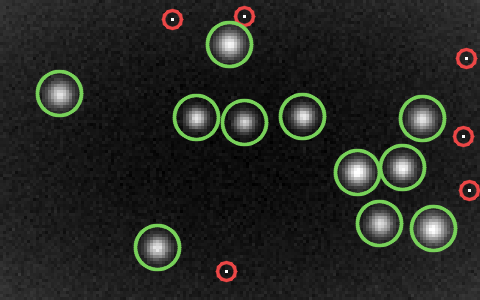
#> input picture private/solucoes/d1_resolvido.png, 480 x 300 px
$ python dia03_manual.py ../private/solucoes/d1_resolvido.png ../private/solucoes/d3_resolvido.png
#> lines starting #> are read from the running program, lines starting #| are printed output that depends on the picture; after the words box and inside, x2 and y2 are one past the last pixel; in counts of white or black regions, pixels touching at a corner belong together
# Dia 3 na mão: Pillow + NumPy, rotulagem com busca em largura
# e deslocamento achado por votação.
# uso: python dia03_manual.py dia03_a.png dia03_b.png
import sys
from collections import Counter, deque

import numpy as np
from PIL import Image

VIZINHOS = [(-1, -1), (-1, 0), (-1, 1), (0, -1), (0, 1), (1, -1), (1, 0), (1, 1)]


def centros(caminho):
    """Centroide (x, y) de cada objeto com 6 pixels ou mais."""
#> called with caminho = '../private/solucoes/d1_resolvido.png'
    img = np.array(Image.open(caminho).convert("L"))
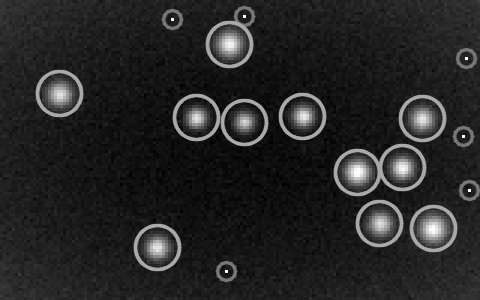
#> img: shape (300, 480); min 0, max 255, mean 37.6
    h, w = img.shape
#> h = 300; w = 480
    mascara = img >= 100
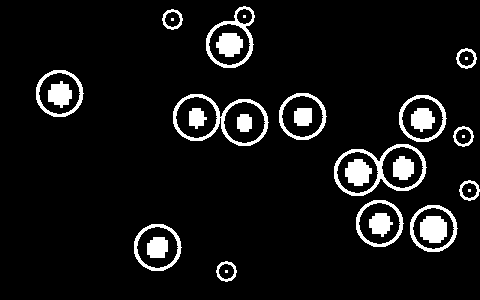
#> mascara: shape (300, 480) bool; 7.6% white; 31 white regions (6 under 20 px), largest, box (x1, y1, x2, y2) and area: (173, 94, 269, 146) 997, (334, 144, 427, 196) 980, (206, 6, 255, 68) 646
    visitado = np.zeros_like(mascara)
    saida = []
    for y0, x0 in zip(*np.nonzero(mascara)):
        if visitado[y0, x0]:
            continue
        visitado[y0, x0] = True
        fila = deque([(y0, x0)])
        soma_x = soma_y = n = 0
        while fila:
            y, x = fila.popleft()
            soma_x += x
            soma_y += y
            n += 1
            for dy, dx in VIZINHOS:
                ny, nx = y + dy, x + dx
                if 0 <= ny < h and 0 <= nx < w and mascara[ny, nx] and not visitado[ny, nx]:
                    visitado[ny, nx] = True
                    fila.append((ny, nx))
        if n >= 6:
            saida.append((soma_x / n, soma_y / n))
#> this loop made 10981 passes
#> (y0, x0) on passes 2 to 4: (6, 244), (6, 245), (7, 239)
#> after the loop, saida = 31 pairs, first value 59.05 to 469, second value 16 to 271
    return np.array(saida), (h, w)


ca, (h, w) = centros(sys.argv[1])
#> ca has the same summary as saida in centros; h = 300; w = 480
cb, _ = centros(sys.argv[2])
#> call 2 of centros, with caminho = '../private/solucoes/d3_resolvido.png'
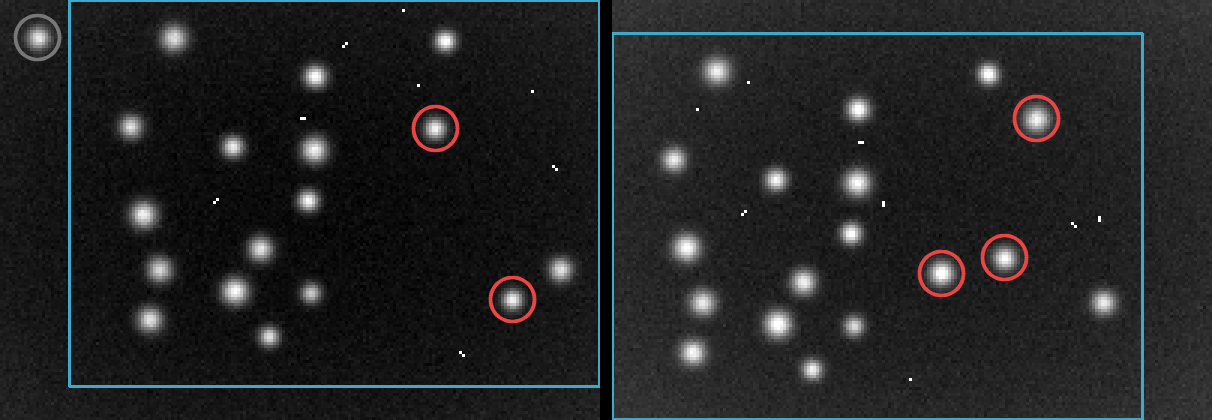
#> input picture private/solucoes/d3_resolvido.png, 1212 x 420 px
#> in centros (call 2), `img = np.array(Image.open(caminho).convert("L"))`:
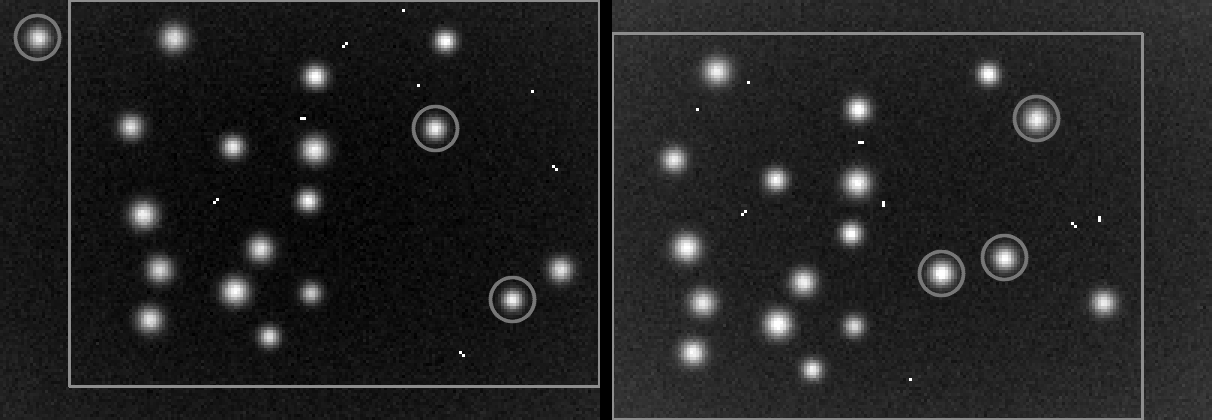
#> img: shape (420, 1212); min 0, max 255, mean 35.3
#> in centros (call 2), `mascara = img >= 100`:
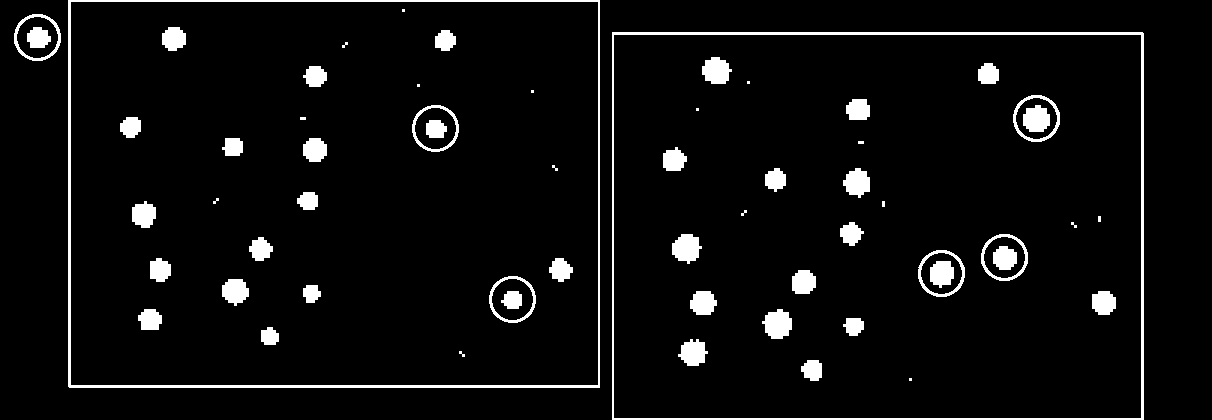
#> mascara: shape (420, 1212) bool; 5.4% white; 60 white regions (16 under 20 px), largest, box (x1, y1, x2, y2) and area: (68, 0, 600, 388) 4574, (612, 32, 1144, 420) 4574, (762, 309, 792, 339) 657
#> the loop in centros (call 2), `for y0, x0 in zip(*np.nonzero(mascara)):` made 27509 passes
#> after the loop in centros (call 2), `for y0, x0 in zip(*np.nonzero(mascara)):`: saida = 60 pairs, first value 37 to 1103.3, second value 10 to 379
#> cb has the same summary as saida in centros

# 1. cada par (a, b) vota no deslocamento b - a. O verdadeiro ganha um voto
#    por estrela em comum; os pares por acaso se espalham.
votos = Counter()
for a in ca:
    d = np.rint(cb - a).astype(int)
    d = d[(np.abs(d) <= 200).all(axis=1)]
    votos.update(map(tuple, d))
#> this loop made 31 passes
#> a on passes 1 to 12: [232.5, 37.56], [172, 19.02], [244, 16], [172, 19], [229.2, 44.04], [466, 57.99], [466, 58], [59.05, 92.97], [59.5, 93.94], [302.2, 116], [220.1, 119.5], [422.1, 118]
#> after the loop, votos = 438 items
(sx, sy), n_votos = votos.most_common(1)[0]
#> sx = -122; sy = -13; n_votos = 3
print(f"deslocamento: ({sx}, {sy}) com {n_votos} votos (segundo lugar: {votos.most_common(2)[1][1]})")
#| deslocamento: (-122, -13) com 3 votos (segundo lugar: 3)

# 2. leva B para o referencial de A e fica só com a região vista pelas duas
cb = cb - (sx, sy)
#> cb = 60 pairs, first value 159 to 1225.3, second value 23 to 392
x0, x1 = max(0, -sx), min(w, w - sx)
#> x0 = 122; x1 = 480
y0, y1 = max(0, -sy), min(h, h - sy)
#> y0 = 13; y1 = 300


def dentro(p):
    return p[(p[:, 0] >= x0) & (p[:, 0] < x1) & (p[:, 1] >= y0) & (p[:, 1] < y1)]


ca, cb = dentro(ca), dentro(cb)
#> ca = 29 pairs, first value 157.1 to 469, second value 16 to 271; cb = 15 rows, first 8: [433.5, 228.5], [159, 49.97], [160, 50.49], [295.4, 51.29], [466.5, 57.5], [437, 89], [252.4, 139.6], [424.5, 131]

# 3. para cada objeto, procura o mais próximo na outra placa
so_a = [a for a in ca if np.hypot(*(cb - a).T).min() > 3]
#> so_a = 25 pairs, first value 157.1 to 469, second value 16 to 271
so_b = [b for b in cb if np.hypot(*(ca - b).T).min() > 3]
#> so_b = [[159, 49.97], [160, 50.49], [295.4, 51.29], [437, 89], [252.4, 139.6], [424.5, 131], [354.8, 159.5], [436.5, 162.5], [429.9, 213.5], [337.5, 213.5], [265.4, 227.3], [382.2, 261.9], [281.5, 282.7]]
print(f"só em A: {len(so_a)}, só em B: {len(so_b)}")
#| só em A: 25, só em B: 13
print("parte 1:", len(so_a) * len(so_b))
#| parte 1: 325

# parte 2: um asteroide aparece como transiente nas duas placas, pertinho.
# Para cada transiente de A, o transiente de B mais próximo; se estiver perto, é o mesmo asteroide.
total = 0
for a in so_a:
    d = min(np.hypot(*(b - a)) for b in so_b)
    if d < 70:
        total += round(d)
#> this loop made 25 passes
#> (a, d, total) on passes 1 to 12: ([232.5, 37.56], 64.38, 64), ([172, 19.02], 33.56, 98), ([244, 16], 62.36, 160), ([172, 19], 33.59, 194), ([229.2, 44.04], 66.59, 261), ([302.2, 116], 55.09, 316), ([220.1, 119.5], 38.08, 354), ([422.1, 118], 13.22, 367), ([196.3, 117.4], 60.32, 427), ([302.7, 116.3], 55.49, 482), ([422, 118.8], 12.42, 494), ([244, 122.5], 19.06, 513)
#> (a, d) on passes 22 to 23: ([157.1, 247], 110.1), ([157.1, 247.2], 110.1)
#> after the loop, total = 939
print("parte 2:", total)
#| parte 2: 939
